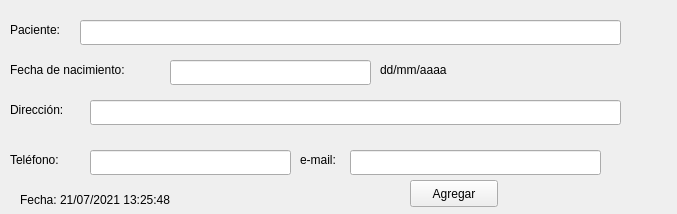
<?xml version="1.0" encoding="UTF-8"?>
<ui version="4.0">
 <class>paciente_nuevo</class>
 <widget class="QWidget" name="paciente_nuevo">
  <property name="geometry">
   <rect>
    <x>0</x>
    <y>0</y>
    <width>677</width>
    <height>214</height>
   </rect>
  </property>
  <property name="windowTitle">
   <string>Paciente nuevo</string>
  </property>
  <property name="windowIcon">
   <iconset>
    <normaloff>img/logo2.png</normaloff>img/logo2.png</iconset>
  </property>
  <widget class="QLineEdit" name="lineEdit">
   <property name="geometry">
    <rect>
     <x>80</x>
     <y>20</y>
     <width>541</width>
     <height>25</height>
    </rect>
   </property>
  </widget>
  <widget class="QLabel" name="label">
   <property name="geometry">
    <rect>
     <x>10</x>
     <y>20</y>
     <width>71</width>
     <height>19</height>
    </rect>
   </property>
   <property name="text">
    <string>Paciente: </string>
   </property>
  </widget>
  <widget class="QLabel" name="label_9">
   <property name="geometry">
    <rect>
     <x>610</x>
     <y>140</y>
     <width>51</width>
     <height>71</height>
    </rect>
   </property>
   <property name="text">
    <string/>
   </property>
   <property name="pixmap">
    <pixmap>img/logo2.png</pixmap>
   </property>
  </widget>
  <widget class="QLabel" name="label_4">
   <property name="geometry">
    <rect>
     <x>20</x>
     <y>190</y>
     <width>211</width>
     <height>19</height>
    </rect>
   </property>
   <property name="text">
    <string>Fecha: 21/07/2021 13:25:48</string>
   </property>
  </widget>
  <widget class="QPushButton" name="pushButton">
   <property name="geometry">
    <rect>
     <x>410</x>
     <y>180</y>
     <width>88</width>
     <height>27</height>
    </rect>
   </property>
   <property name="text">
    <string>Agregar</string>
   </property>
  </widget>
  <widget class="QLabel" name="label_3">
   <property name="geometry">
    <rect>
     <x>380</x>
     <y>60</y>
     <width>91</width>
     <height>19</height>
    </rect>
   </property>
   <property name="text">
    <string>dd/mm/aaaa</string>
   </property>
  </widget>
  <widget class="QLineEdit" name="lineEdit_2">
   <property name="geometry">
    <rect>
     <x>170</x>
     <y>60</y>
     <width>201</width>
     <height>25</height>
    </rect>
   </property>
  </widget>
  <widget class="QLabel" name="label_2">
   <property name="geometry">
    <rect>
     <x>10</x>
     <y>60</y>
     <width>161</width>
     <height>19</height>
    </rect>
   </property>
   <property name="text">
    <string>Fecha de nacimiento:</string>
   </property>
  </widget>
  <widget class="QLineEdit" name="lineEdit_5">
   <property name="geometry">
    <rect>
     <x>350</x>
     <y>150</y>
     <width>251</width>
     <height>25</height>
    </rect>
   </property>
  </widget>
  <widget class="QLabel" name="label_5">
   <property name="geometry">
    <rect>
     <x>10</x>
     <y>100</y>
     <width>81</width>
     <height>19</height>
    </rect>
   </property>
   <property name="text">
    <string>Dirección:</string>
   </property>
  </widget>
  <widget class="QLabel" name="label_6">
   <property name="geometry">
    <rect>
     <x>10</x>
     <y>150</y>
     <width>68</width>
     <height>19</height>
    </rect>
   </property>
   <property name="text">
    <string>Teléfono:</string>
   </property>
  </widget>
  <widget class="QLineEdit" name="lineEdit_4">
   <property name="geometry">
    <rect>
     <x>90</x>
     <y>150</y>
     <width>201</width>
     <height>25</height>
    </rect>
   </property>
  </widget>
  <widget class="QLineEdit" name="lineEdit_3">
   <property name="geometry">
    <rect>
     <x>90</x>
     <y>100</y>
     <width>531</width>
     <height>25</height>
    </rect>
   </property>
  </widget>
  <widget class="QLabel" name="label_7">
   <property name="geometry">
    <rect>
     <x>300</x>
     <y>150</y>
     <width>51</width>
     <height>19</height>
    </rect>
   </property>
   <property name="text">
    <string>e-mail:</string>
   </property>
  </widget>
 </widget>
 <resources/>
 <connections/>
</ui>
